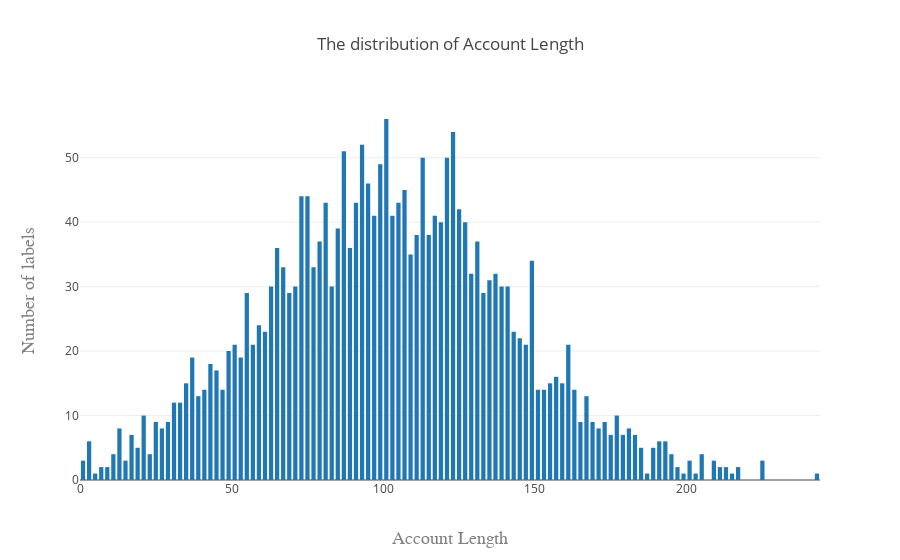

Notebook code cell kept with this figure:
### Code cell
plotHist(df,df_name[0])

### Figure 1 — Plotly figure (JSON) as saved in the notebook; plotly's stock layout.template omitted (floating-point values rounded to 4 significant figures; data arrays with more than 128 entries replaced by an {"elided": "..."} marker saying what was removed)
{"data": [{"autobinx": false, "histnorm": "count", "name": "Histogram of Wind Speed", "type": "histogram", "x": {"elided": "2300 int values"}, "xbins": {"end": 244, "size": 2, "start": 0}}], "layout": {"bargroupgap": 0.3, "title": "The distribution of Account Length", "xaxis": {"title": "Account Length", "titlefont": {"color": "#7f7f7f", "family": "Courier New, monospace", "size": 18}}, "yaxis": {"title": "Number of labels", "titlefont": {"color": "#7f7f7f", "family": "Courier New, monospace", "size": 18}}}}
